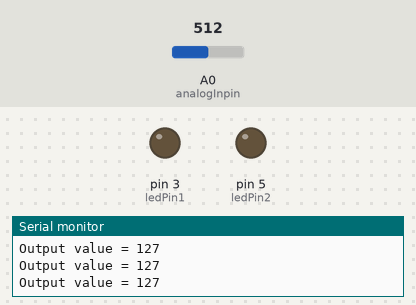
The sketch below on a simulated Arduino Uno, built with avr-gcc and run on an emulated ATmega328P. Shown: output pins drawn as LEDs (lit = HIGH), the last lines printed to the serial monitor. Inputs (shaded band) come from the test bench; at power-on: A0 (analogInpin) = 512.

Above: at 1.2 s.
1.3 s: A0 (analogInpin) set to 43
At 1.9 s:
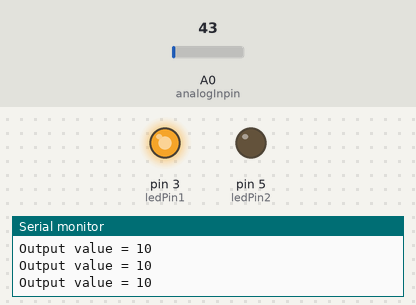
2.8 s: A0 (analogInpin) set to 37
At 3.9 s:
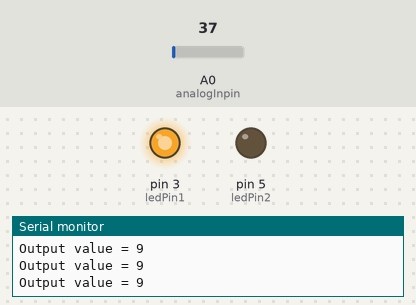
5.8 s: A0 (analogInpin) set to 135
At 6.7 s:
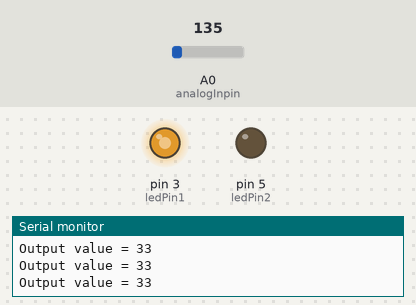
7.3 s: A0 (analogInpin) set to 265
At 7.6 s:
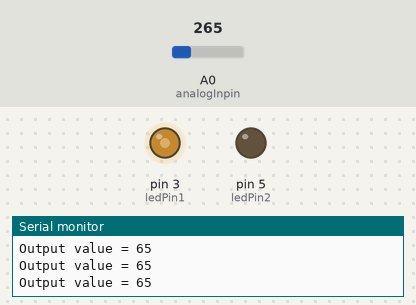
8.8 s: A0 (analogInpin) set to 716
At 9.7 s:
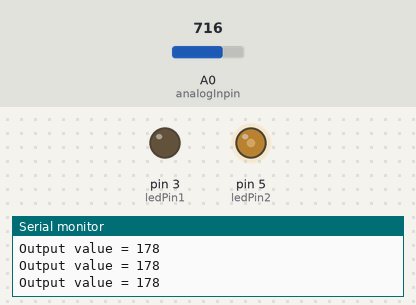
10.3 s: A0 (analogInpin) set to 900
At 10.7 s:
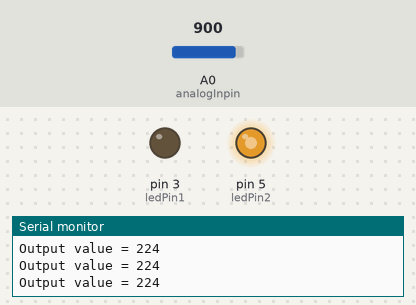
Timing chart, 0 to 12.8 s (numbered marks = the images above; inputs shaded):
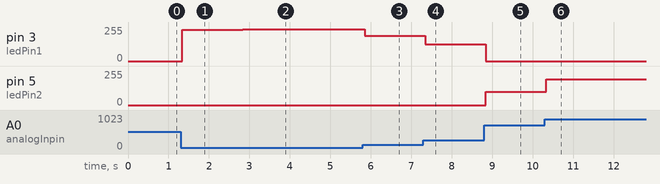

Measured:
- after the input at 1.3 s, pin 3 (ledPin1): 0/255 → 234/255 at once
- after the input at 2.8 s, pin 3 (ledPin1): 234/255 → 237/255 at once
- after the input at 5.8 s, pin 3 (ledPin1): 237/255 → 188/255 after 0.05 s
- after the input at 7.3 s, pin 3 (ledPin1): 188/255 → 124/255 at once
- after the input at 8.8 s, pin 3 (ledPin1): 124/255 → 0/255 at once; pin 5 (ledPin2): 0/255 → 100/255 at once
- after the input at 10.3 s, pin 5 (ledPin2): 100/255 → 192/255 at once

The sketch:

PWM_With_1_Pot__Project.ino
```cpp
int analogInpin = A0;
int ledPin1 = 3;
int ledPin2 = 5;

int sensorValue = 0;
int outPutvalue = 0;

void setup() {
  // put your setup code here, to run once:
 Serial.begin(9600);

}

void loop() {
  //put your main code here, to run repeatedly:
  sensorValue = analogRead(analogInpin);
 // Serial.print(" SensorValue = ");
  //Serial.println(sensorValue);
delay(30);
    outPutvalue = map(sensorValue,0 , 1024, 0, 255);
  Serial.print("Output value = ");
  Serial.println(outPutvalue);

 if(outPutvalue == 127){
  analogWrite(ledPin1, LOW);
  analogWrite(ledPin2, LOW);
 }else if(outPutvalue >= 0 && outPutvalue <= 125){
    outPutvalue = map(sensorValue,0 , 512,255 ,0);
   analogWrite(ledPin2,LOW);
  analogWrite(ledPin1, outPutvalue);

 }else if(outPutvalue >=129 && outPutvalue <=255){
    outPutvalue = map(sensorValue,0 , 512, 0, 255);
 		analogWrite(ledPin1, LOW);
   		analogWrite(ledPin2, outPutvalue);
 }

}
```
